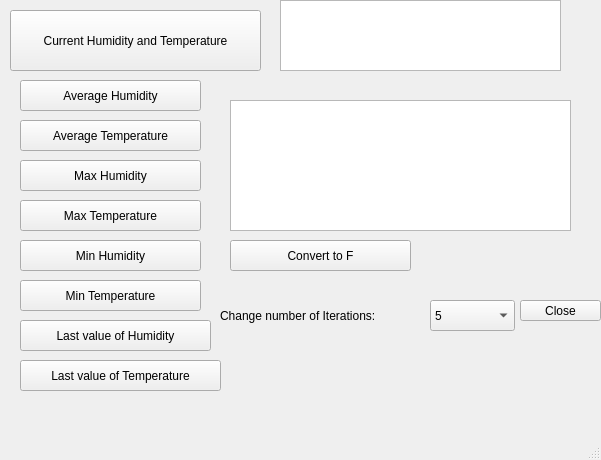
<?xml version="1.0" encoding="UTF-8"?>
<ui version="4.0">
 <class>MainWindow</class>
 <widget class="QMainWindow" name="MainWindow">
  <property name="geometry">
   <rect>
    <x>0</x>
    <y>0</y>
    <width>601</width>
    <height>460</height>
   </rect>
  </property>
  <property name="windowTitle">
   <string>Project1</string>
  </property>
  <property name="windowIcon">
   <iconset>
    <normaloff>../../pi.jpg</normaloff>../../pi.jpg</iconset>
  </property>
  <widget class="QWidget" name="centralwidget">
   <widget class="QPushButton" name="showhum_button">
    <property name="geometry">
     <rect>
      <x>10</x>
      <y>10</y>
      <width>251</width>
      <height>61</height>
     </rect>
    </property>
    <property name="text">
     <string>Current Humidity and Temperature</string>
    </property>
   </widget>
   <widget class="QTextEdit" name="showhum_window">
    <property name="geometry">
     <rect>
      <x>280</x>
      <y>0</y>
      <width>281</width>
      <height>71</height>
     </rect>
    </property>
   </widget>
   <widget class="QPushButton" name="close_button">
    <property name="geometry">
     <rect>
      <x>520</x>
      <y>300</y>
      <width>81</width>
      <height>21</height>
     </rect>
    </property>
    <property name="text">
     <string>Close</string>
    </property>
   </widget>
   <widget class="QPushButton" name="avghum_button">
    <property name="geometry">
     <rect>
      <x>20</x>
      <y>80</y>
      <width>181</width>
      <height>31</height>
     </rect>
    </property>
    <property name="text">
     <string>Average Humidity</string>
    </property>
   </widget>
   <widget class="QComboBox" name="cb">
    <property name="geometry">
     <rect>
      <x>430</x>
      <y>300</y>
      <width>85</width>
      <height>31</height>
     </rect>
    </property>
    <item>
     <property name="text">
      <string>5</string>
     </property>
    </item>
    <item>
     <property name="text">
      <string>10</string>
     </property>
    </item>
    <item>
     <property name="text">
      <string>15</string>
     </property>
    </item>
   </widget>
   <widget class="QLabel" name="label">
    <property name="geometry">
     <rect>
      <x>220</x>
      <y>300</y>
      <width>211</width>
      <height>31</height>
     </rect>
    </property>
    <property name="text">
     <string>Change number of Iterations:</string>
    </property>
   </widget>
   <widget class="QPushButton" name="avgtemp_button">
    <property name="geometry">
     <rect>
      <x>20</x>
      <y>120</y>
      <width>181</width>
      <height>31</height>
     </rect>
    </property>
    <property name="text">
     <string>Average Temperature</string>
    </property>
   </widget>
   <widget class="QPushButton" name="maxhum_button">
    <property name="geometry">
     <rect>
      <x>20</x>
      <y>160</y>
      <width>181</width>
      <height>31</height>
     </rect>
    </property>
    <property name="text">
     <string>Max Humidity</string>
    </property>
   </widget>
   <widget class="QPushButton" name="maxtemp_button">
    <property name="geometry">
     <rect>
      <x>20</x>
      <y>200</y>
      <width>181</width>
      <height>31</height>
     </rect>
    </property>
    <property name="text">
     <string>Max Temperature</string>
    </property>
   </widget>
   <widget class="QPushButton" name="minhum_button">
    <property name="geometry">
     <rect>
      <x>20</x>
      <y>240</y>
      <width>181</width>
      <height>31</height>
     </rect>
    </property>
    <property name="text">
     <string>Min Humidity</string>
    </property>
   </widget>
   <widget class="QPushButton" name="mintemp_button">
    <property name="geometry">
     <rect>
      <x>20</x>
      <y>280</y>
      <width>181</width>
      <height>31</height>
     </rect>
    </property>
    <property name="text">
     <string>Min Temperature</string>
    </property>
   </widget>
   <widget class="QPushButton" name="CtoF_button">
    <property name="geometry">
     <rect>
      <x>230</x>
      <y>240</y>
      <width>181</width>
      <height>31</height>
     </rect>
    </property>
    <property name="text">
     <string>Convert to F</string>
    </property>
   </widget>
   <widget class="QTextEdit" name="display">
    <property name="geometry">
     <rect>
      <x>230</x>
      <y>100</y>
      <width>341</width>
      <height>131</height>
     </rect>
    </property>
   </widget>
   <widget class="QPushButton" name="lasthum_button">
    <property name="geometry">
     <rect>
      <x>20</x>
      <y>320</y>
      <width>191</width>
      <height>31</height>
     </rect>
    </property>
    <property name="text">
     <string>Last value of Humidity</string>
    </property>
   </widget>
   <widget class="QPushButton" name="lasttemp_button">
    <property name="geometry">
     <rect>
      <x>20</x>
      <y>360</y>
      <width>201</width>
      <height>31</height>
     </rect>
    </property>
    <property name="text">
     <string>Last value of Temperature</string>
    </property>
   </widget>
   <zorder>maxtemp_button</zorder>
   <zorder>showhum_button</zorder>
   <zorder>showhum_window</zorder>
   <zorder>close_button</zorder>
   <zorder>avghum_button</zorder>
   <zorder>cb</zorder>
   <zorder>label</zorder>
   <zorder>avgtemp_button</zorder>
   <zorder>maxhum_button</zorder>
   <zorder>mintemp_button</zorder>
   <zorder>CtoF_button</zorder>
   <zorder>display</zorder>
   <zorder>lasthum_button</zorder>
   <zorder>lasttemp_button</zorder>
   <zorder>minhum_button</zorder>
  </widget>
  <widget class="QMenuBar" name="menubar">
   <property name="geometry">
    <rect>
     <x>0</x>
     <y>0</y>
     <width>601</width>
     <height>27</height>
    </rect>
   </property>
  </widget>
  <widget class="QStatusBar" name="statusbar"/>
 </widget>
 <resources/>
 <connections/>
</ui>
